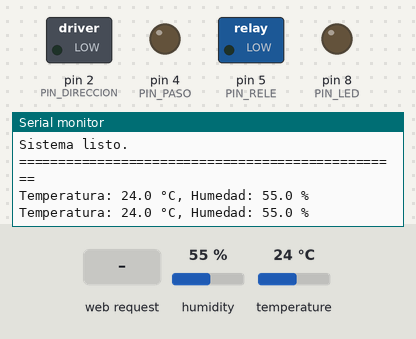
The sketch below on a simulated Arduino Uno, built with avr-gcc and run on an emulated ATmega328P. Shown: switched loads named in the sketch (green lamp = pin HIGH), output pins drawn as LEDs (lit = HIGH), the last lines printed to the serial monitor. Inputs (shaded band) come from the test bench; at power-on: humidity 55 %, temperature 24 °C. WiFi joins after 1.5 s; servers stay silent unless stated.

Above: at 3.9 s.
4.0 s: HTTP request GET /interruptor1 received
At 4.7 s:
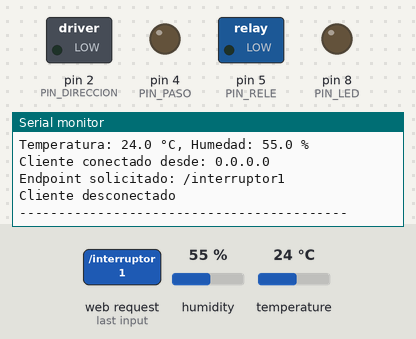
5.5 s: HTTP request GET /sensor received
At 5.74 s:
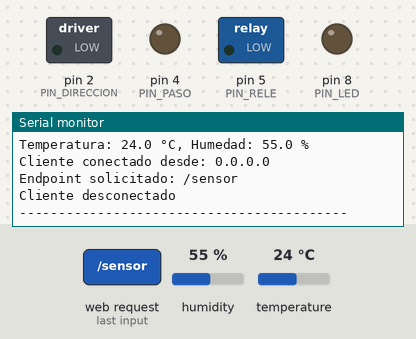
7.0 s: HTTP request GET /mover/ received
At 7.7 s:
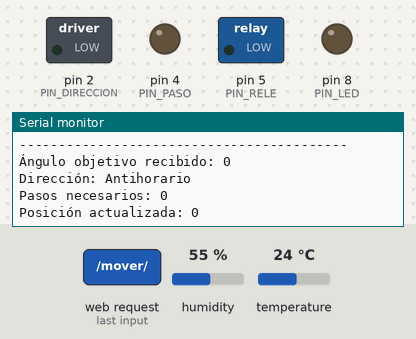

Measured:
- after the input at 4.0 s, the serial monitor: prints a new line at once (image 1)
- after the input at 5.5 s, the serial monitor: prints a new line at once (image 2)
- after the input at 7.0 s, the serial monitor: prints a new line at once (image 3)

The sketch:

ethernetledrelaympap.ino
```cpp
#include <SPI.h>
#include <Ethernet.h>
#include <DHT.h>
#include <avr/pgmspace.h>

byte mac[] = { 0xDE, 0xAD, 0xBE, 0xEF, 0xFE, 0xED };
IPAddress ip(192, 168, 199, 214);
IPAddress gateway(192, 168, 199, 110);
IPAddress subnet(255, 255, 255, 0);
EthernetServer servidor(80);
const int PIN_DIRECCION = 2;
const int PIN_PASO = 4;
const int PIN_RELE = 5;
const int PIN_LED = 8;
const int PIN_DHT = 7;
#define TIPO_DHT DHT11
DHT dht(PIN_DHT, TIPO_DHT);
int angulo_actual = 0;
int angulo_objetivo = 0;
bool estado_rele = false;
bool estado_led = false;
const unsigned long INTERVALO_SENSOR = 2000;
const unsigned long INTERVALO_VERIFICACION_ETHERNET = 10000;
const unsigned long INTERVALO_LOG_DHT = 1000;
unsigned long ultimo_log_dht = 0;

void enviarRespuestaCors(EthernetClient cliente) {
  cliente.println(F("HTTP/1.1 204 No Content"));
  cliente.println(F("Access-Control-Allow-Origin: *"));
  cliente.println(F("Access-Control-Allow-Methods: GET, POST, OPTIONS"));
  cliente.println(F("Access-Control-Allow-Headers: Content-Type"));
  cliente.println(F("Connection: close"));
  cliente.println();
}

void enviarRespuestaJson(EthernetClient cliente, const char* formato, ...) {
  char buffer[100];
  va_list args;
  va_start(args, formato);
  vsnprintf(buffer, sizeof(buffer), formato, args);
  va_end(args);
  cliente.println(F("HTTP/1.1 200 OK"));
  cliente.println(F("Content-Type: application/json"));
  cliente.println(F("Access-Control-Allow-Origin: *"));
  cliente.println(F("Connection: close"));
  cliente.println();
  cliente.println(buffer);
}

void enviarDatosSensor(EthernetClient cliente) {
  float temperatura = dht.readTemperature();
  float humedad = dht.readHumidity();
  if (isnan(temperatura) || isnan(humedad)) {
    enviarRespuestaJson(cliente, "{\"exito\":false,\"mensaje\":\"Error leyendo sensor\"}");
    return;
  }
  // Convertir flotantes a strings con 1 decimal
  char temp_str[10];
  char hum_str[10];
  dtostrf(temperatura, 4, 1, temp_str); // 4 caracteres totales, 1 decimal
  dtostrf(humedad, 4, 1, hum_str);
  // Enviar JSON con valores como strings
  enviarRespuestaJson(cliente, "{\"exito\":true,\"temperatura\":\"%s\",\"humedad\":\"%s\"}", temp_str, hum_str);
}

void moverMotor() {
  float delta = fmod((angulo_objetivo - angulo_actual + 360.0), 360.0);
  if (delta > 180.0) {
    delta = 360.0 - delta;
    digitalWrite(PIN_DIRECCION, HIGH);
    Serial.println(F("Dirección: Horario"));
  } else {
    digitalWrite(PIN_DIRECCION, LOW);
    Serial.println(F("Dirección: Antihorario"));
  }
  int pasos_necesarios = delta / 1.8;
  Serial.print(F("Pasos necesarios: "));
  Serial.println(pasos_necesarios);
  for (int i = 0; i < pasos_necesarios; i++) {
    digitalWrite(PIN_PASO, HIGH);
    delay(10);
    digitalWrite(PIN_PASO, LOW);
    delay(10);
  }
  angulo_actual = angulo_objetivo;
  Serial.print(F("Posición actualizada: "));
  Serial.println(angulo_actual);
}

void setup() {
  Serial.begin(9600);
  pinMode(PIN_DIRECCION, OUTPUT);
  pinMode(PIN_PASO, OUTPUT);
  pinMode(PIN_RELE, OUTPUT);
  pinMode(PIN_LED, OUTPUT);
  digitalWrite(PIN_RELE, LOW);
  digitalWrite(PIN_LED, LOW);
  dht.begin();
  if (Ethernet.begin(mac) == 0) {
    Serial.println(F("Fallo DHCP, usando IP estática"));
    Ethernet.begin(mac, ip, gateway, gateway, subnet);
  }
  delay(1000);
  servidor.begin();
  Serial.println(F("================================================="));
  Serial.print(F("Servidor IP: "));
  Serial.println(Ethernet.localIP());
  Serial.println(F("Endpoints:"));
  Serial.println(F("- POST /interruptor1: Alternar relé"));
  Serial.println(F("- POST /interruptor2: Alternar LED"));
  Serial.println(F("- POST /interruptor3: Alternar ambos"));
  Serial.println(F("- GET /mover/[grados]: Mover motor"));
  Serial.println(F("- GET /sensor: Datos del sensor"));
  Serial.println(F("Sistema listo."));
  Serial.println(F("================================================="));
}

void loop() {
  unsigned long tiempo_actual = millis();
  if (tiempo_actual - ultimo_log_dht >= INTERVALO_LOG_DHT) {
    float temperatura = dht.readTemperature();
    float humedad = dht.readHumidity();
    if (!isnan(temperatura) && !isnan(humedad)) {
      Serial.print(F("Temperatura: "));
      Serial.print(temperatura, 1);
      Serial.print(F(" °C, Humedad: "));
      Serial.print(humedad, 1);
      Serial.println(F(" %"));
    } else {
      Serial.println(F("Error leyendo sensor DHT"));
    }
    ultimo_log_dht = tiempo_actual;
  }

  EthernetClient cliente = servidor.available();
  if (cliente) {
    char solicitud[100];
    int indice_solicitud = 0;
    bool linea_en_blanco = true;
    bool es_post = false;
    bool es_get = false;
    bool es_options = false;
    bool solicitud_valida = false;

    while (cliente.connected() && indice_solicitud < 99) {
      if (cliente.available()) {
        char c = cliente.read();
        if (indice_solicitud < 99) solicitud[indice_solicitud++] = c;
        if (c == '\n' && linea_en_blanco) break;
        if (c == '\n') {
          linea_en_blanco = true;
          if (strncmp(solicitud, "POST", 4) == 0) {
            es_post = true;
            solicitud_valida = true;
          } else if (strncmp(solicitud, "GET", 3) == 0) {
            es_get = true;
            solicitud_valida = true;
          } else if (strncmp(solicitud, "OPTIONS", 7) == 0) {
            es_options = true;
            solicitud_valida = true;
          }
        } else if (c != '\r') {
          linea_en_blanco = false;
        }
      }
    }
    solicitud[indice_solicitud] = '\0';

    if (!solicitud_valida) {
      cliente.stop();
      return;
    }

    Serial.print(F("Cliente conectado desde: "));
    Serial.println(cliente.remoteIP());

    char url[20];
    int inicio_url = 0, fin_url = 0;
    for (int i = 0; i < indice_solicitud; i++) {
      if (solicitud[i] == ' ') {
        if (inicio_url == 0) inicio_url = i + 1;
        else { fin_url = i; break; }
      }
    }
    int longitud_url = fin_url - inicio_url;
    if (longitud_url >= 20) longitud_url = 19;
    strncpy(url, solicitud + inicio_url, longitud_url);
    url[longitud_url] = '\0';

    Serial.print(F("Endpoint solicitado: "));
    Serial.println(url);

    if (es_options) {
      enviarRespuestaCors(cliente);
    } else if (strcmp(url, "/interruptor1") == 0 && es_post) {
      estado_rele = !estado_rele;
      digitalWrite(PIN_RELE, estado_rele ? HIGH : LOW);
      enviarRespuestaJson(cliente, "{\"exito\":true,\"estado_rele\":%s}", estado_rele ? "true" : "false");
    } else if (strcmp(url, "/interruptor2") == 0 && es_post) {
      estado_led = !estado_led;
      digitalWrite(PIN_LED, estado_led ? HIGH : LOW);
      enviarRespuestaJson(cliente, "{\"exito\":true,\"estado_led\":%s}", estado_led ? "true" : "false");
    } else if (strcmp(url, "/interruptor3") == 0 && es_post) {
      estado_rele = !estado_rele;
      estado_led = !estado_led;
      digitalWrite(PIN_RELE, estado_rele ? HIGH : LOW);
      digitalWrite(PIN_LED, estado_led ? HIGH : LOW);
      enviarRespuestaJson(cliente, "{\"exito\":true,\"estado_rele\":%s,\"estado_led\":%s}",
                          estado_rele ? "true" : "false", estado_led ? "true" : "false");
    } else if (strcmp(url, "/sensor") == 0 && es_get) {
      enviarDatosSensor(cliente);
    } else if (strncmp(url, "/mover/", 7) == 0 && es_get) {
      char* cadena_angulo = url + 7;
      bool es_numero = true;
      for (char* p = cadena_angulo; *p; p++) {
        if (!isdigit(*p)) { es_numero = false; break; }
      }
      if (es_numero) {
        int angulo = atoi(cadena_angulo);
        if (angulo >= 0 && angulo <= 360) {
          angulo_objetivo = angulo;
          Serial.println(F("------------------------------------------"));
          Serial.print(F("Ángulo objetivo recibido: "));
          Serial.println(angulo_objetivo);
          moverMotor();
          enviarRespuestaJson(cliente, "{\"exito\":true,\"angulo\":%d}", angulo);
          cliente.stop();
          return;
        }
      }
      enviarRespuestaJson(cliente, "{\"exito\":false,\"mensaje\":\"Ángulo inválido. Usa /mover/[0-360]\"}");
    } else {
      enviarRespuestaJson(cliente, "{\"exito\":false,\"mensaje\":\"Ruta no encontrada o método inválido\"}");
    }
    cliente.stop();
    Serial.println(F("Cliente desconectado"));
    Serial.println(F("------------------------------------------"));
  }
}
```
